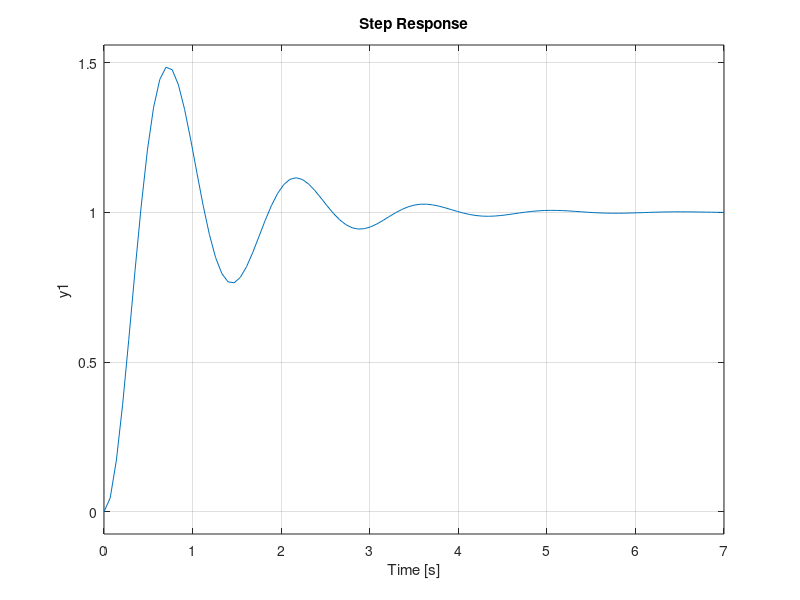

The MATLAB script that drew this image: (Note: this script raises an error after producing the figure.)
clear;
% load('data');

kc = 0.2371;
pc = 0.1;
zc = 0.25;

Ktac = 0.25;
taum = 0.5015;
Kenc = 3.18;
Km = pi;

% tempo = linspace(0, max(size(pos))*0.01, max(size(pos)))';
% 
% vel = [tempo vel];
% 
% pos = [tempo pos];
% 
% in = [tempo in];

Gma = tf(Km*Kenc,[taum 1 0]);

Gmf = feedback(Gma,1);

step(Gmf);

Ts = 0.8*3.59;

% sisotool(Gma)

tempo = linspace(0, max(size(vel))*0.01, max(size(vel)))';

pos=pos(2:end,:);

vel=vel(2:end,:);

in=in(2:end,:);

vel = [tempo vel];

pos = [tempo pos];
 
in = [tempo in];